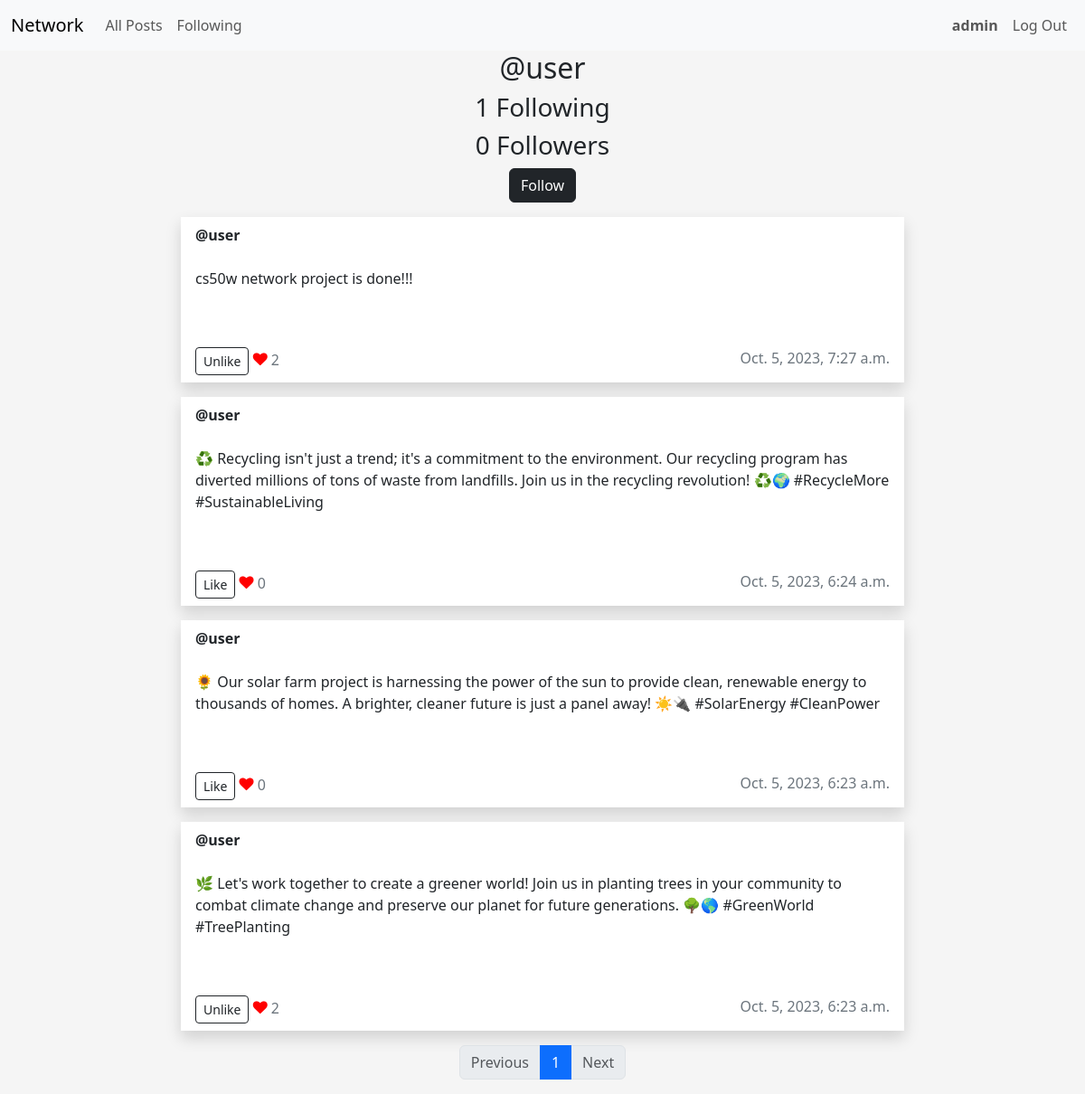
The page /profile/1 (signed in) on the database as committed earlier.
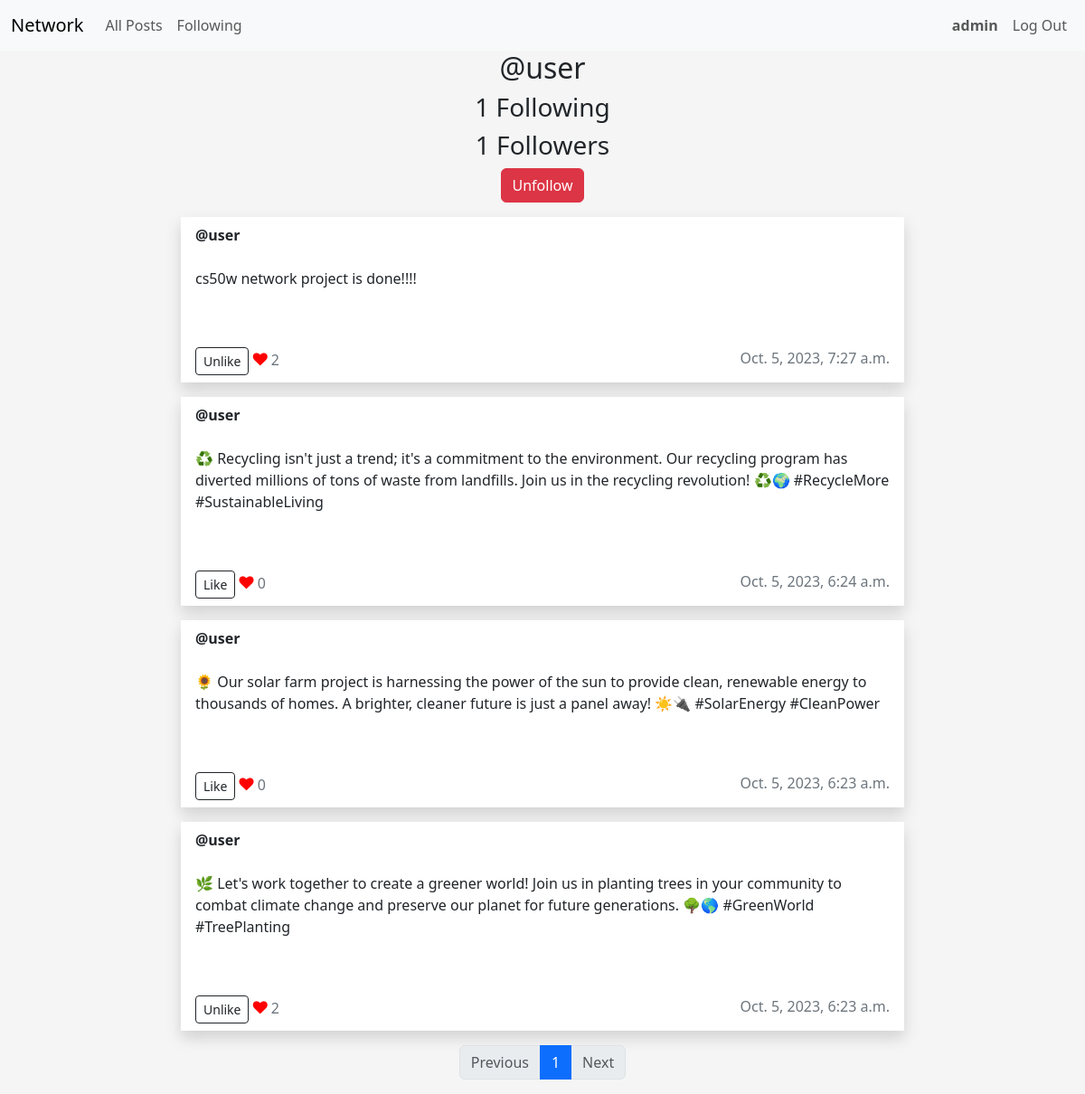
The same page on the database as committed later.
### network/models.py (models this page shows, shortened)
class User(AbstractUser):
    pass

class Post(models.Model):
    user = models.ForeignKey(User, on_delete=models.CASCADE)
    content = models.TextField()
    timestamp = models.DateTimeField(auto_now_add=True)
    likes = models.ManyToManyField(User, related_name="liked_posts")

### network/views.py (the view, shortened to what this page needs)
# urls.py: path("profile/<int:user_id>", views.profile, name="profile"),
@login_required(login_url="/login")
def profile(request, user_id):
    user = get_object_or_404(
        User, id=user_id
    )  # Get the User object with the specified user_id
    if request.method == "GET":
        posts = Post.objects.filter(user=user)  # Filter posts for the specific user
        is_following = Following.objects.filter(
            user=request.user, user_followed=user_id
        ).exists()
        paginator = Paginator(posts, POST_NUMBER_PER_PAGE)  # Show2  contacts per page.
        page_number = request.GET.get("page")
        page_obj = paginator.get_page(page_number)
        return render(
            request,
            "network/profile.html",
            {
                "posts": posts,
                "user": user,
                "is_following": is_following,
                "page_obj": page_obj,
            },
        )

### network/templates/network/profile.html (shortened to what this page needs)
{% extends "network/layout.html" %}
{% block body %}
<div class="container">
    <h2>@{{ user }}</h2>
    <h3>{{ user.following.count }} Following</h3>
    <h3>{{ user.followers.count }} Followers</h3>
{% if user != request.user %}
    {% if is_following %}
        <form action="{% url 'profile' user.id %}" method="post">
            <button type="submit" class="btn btn-danger mb-3">Unfollow</button>
        </form>
    {% else %}
        <form action="{% url 'profile' user.id %}" method="post">
            <button type="submit" class="btn btn-dark mb-3">Follow</button>
        </form>
    {% endif %}
{% endif %}
</div>
   {% for post in posts reversed %}
   <div id="posts">
    <div class="row mb-3">
       <div class="post" data-post-id="{{ post.id }}">
          <div class="card rounded-0 border-0 shadow mx-auto" style="max-width: 50rem;">
             <div class="card-header bg-transparent border-0 d-flex justify-content-between">
                <strong>@{{ post.user }}</strong>
             </div>
             <div class="card-body text-dark">
                <p id="post-content" class="post-content">{{ post.content }}</p>
                <br>
             </div>
             <div class="card-footer bg-transparent text-secondary border-0 d-flex justify-content-between">
                <div>
                    <button type="button" id="likeButton_{{ post.id }}" data-post-id="{{ post.id }}" class="btn btn-outline-dark btn btn-sm like-button">
                        {% if user in post.likes.all %}
                        Unlike
                        {% else %}
                        Like
                        {% endif %}
                    </button>
                    <i class="fa fa-heart" style="color: red;"></i>
                    <span id="likeCount_{{ post.id }}" class="like-count">{{ post.likes.count }}</span>
                </div>
                <div>
                    <span> {{ post.timestamp }}</span>
                </div>
             </div>
          </div>
       </div>
    </div>
 </div>
    {% endfor %}
    <nav aria-label="Page navigation example">
        <ul class="pagination justify-content-center">
           {% if page_obj.has_previous %}
           <li class="page-item">
              <a class="page-link" href="?page={{ page_obj.previous_page_number }}">Previous</a>
           </li>
           {% else %}
           <li class="page-item disabled">
              <span class="page-link">Previous</span>
           </li>
           {% endif %}
           {% for i in page_obj.paginator.page_range %}
           <li class="page-item {% if i == page_obj.number %}active{% endif %}">
              <a class="page-link" href="?page={{ i }}">{{ i }}</a>
           </li>
           {% endfor %}
           {% if page_obj.has_next %}
           <li class="page-item">
              <a class="page-link" href="?page={{ page_obj.next_page_number }}">Next</a>
           </li>
           {% else %}
           <li class="page-item disabled">
              <span class="page-link">Next</span>
           </li>
           {% endif %}
        </ul>
     </nav>
{% endblock %}

Rows that differ between the two databases and show on the page:
changed User "user": followers.count "0" → "1"
changed Post: content "cs50w network project is done!!!" → "cs50w network project is done!!!!"
Other text that changed with them:
text no longer shown: "Follow"
text now shown: "Unfollow"
